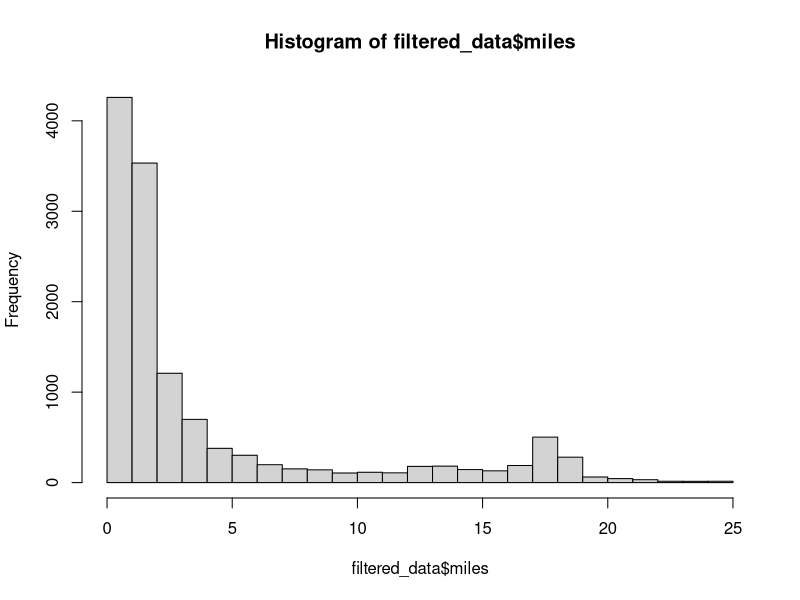
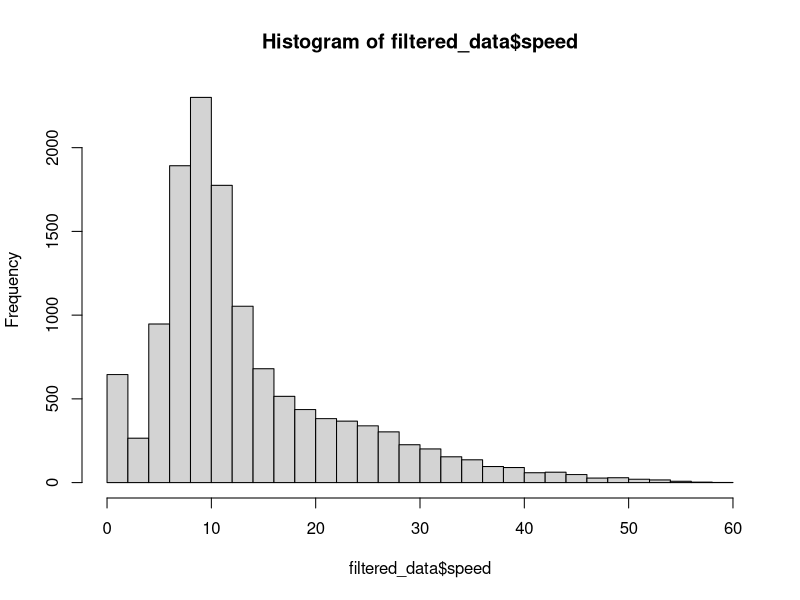
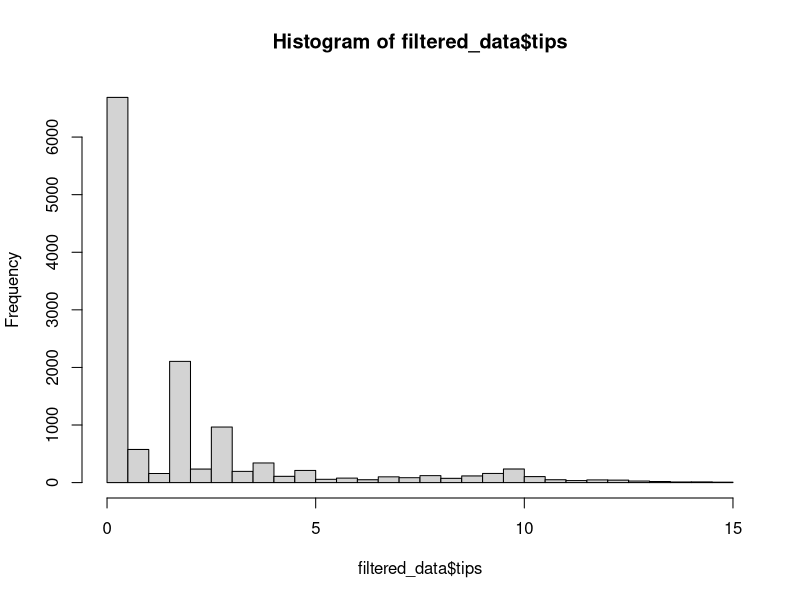
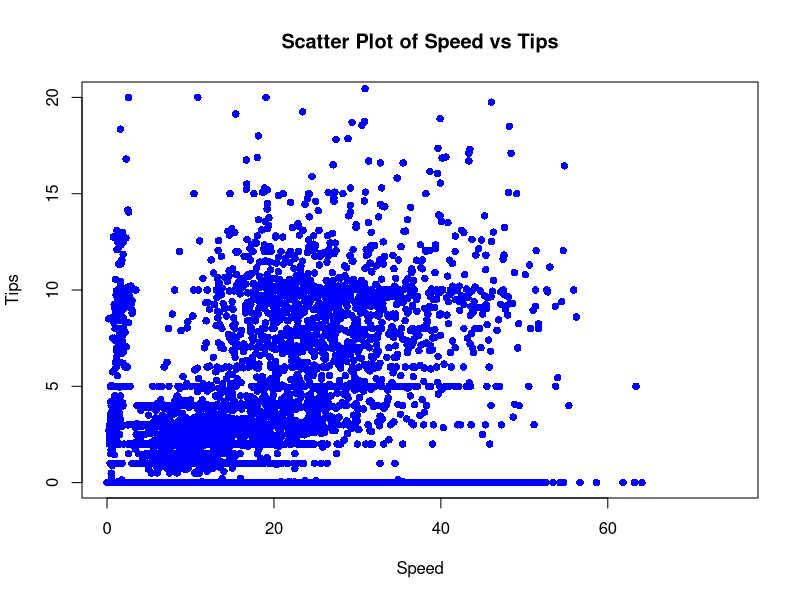
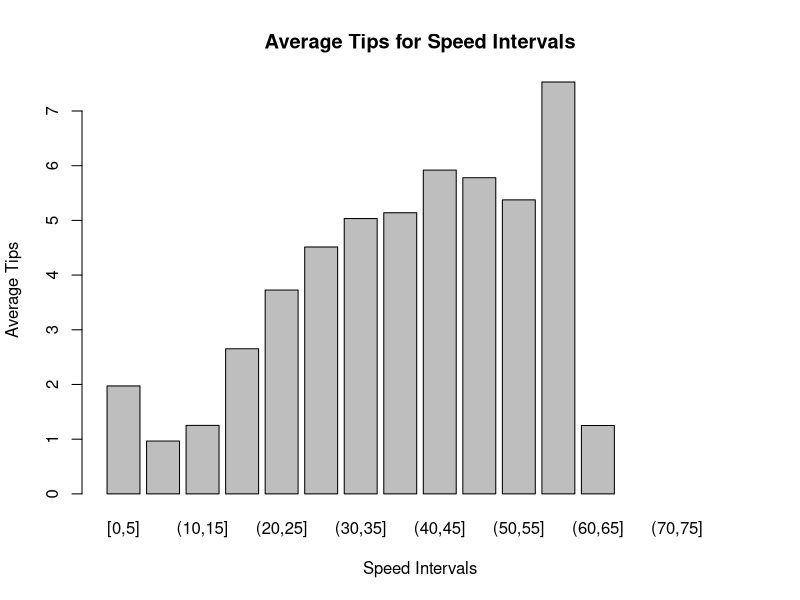
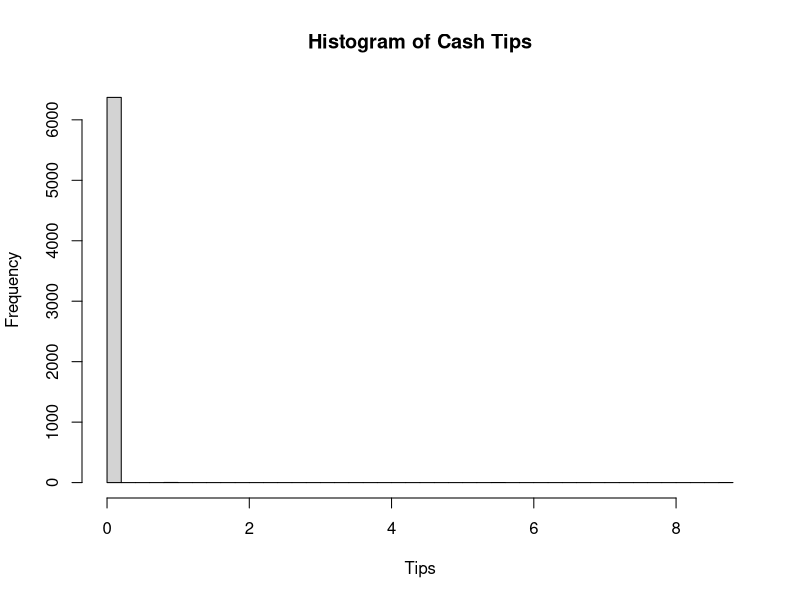
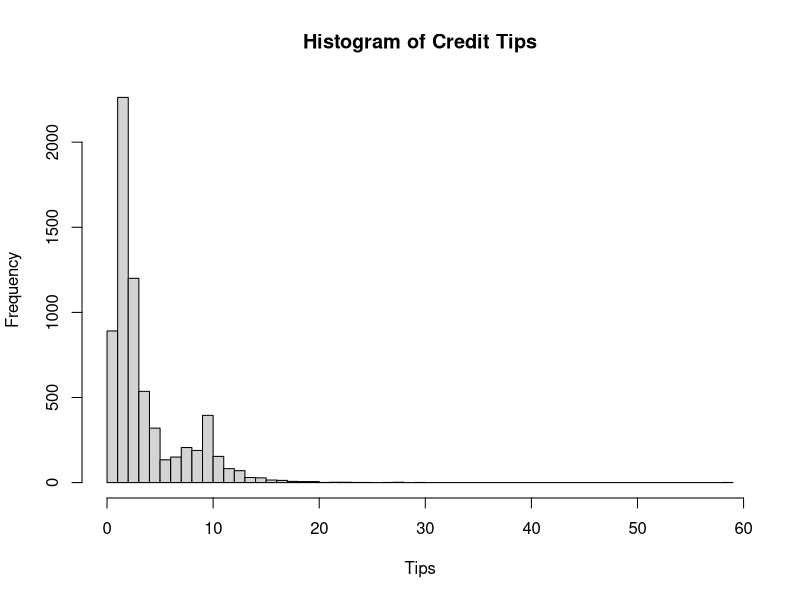
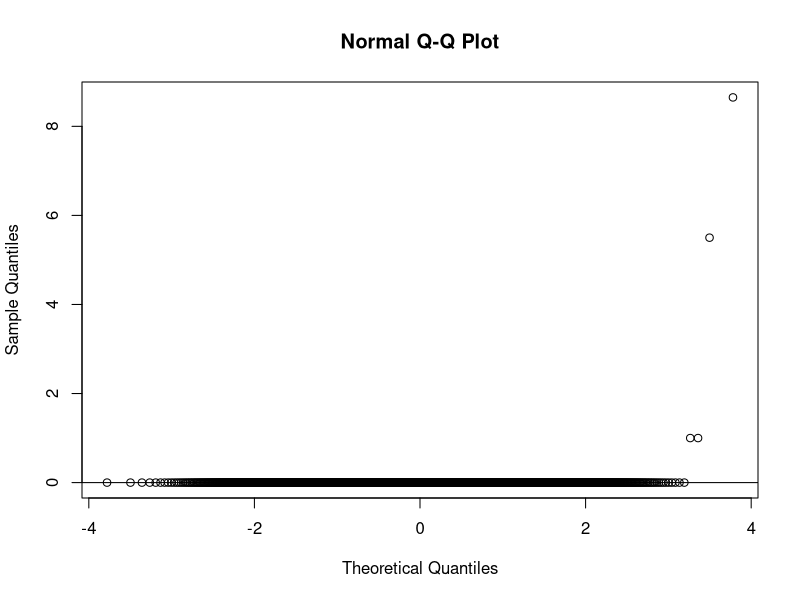

Here is the R script that generated these plots, in order: (Note: this script raises an error after producing the figures.)
# BASIC DATA UNDERSTANDING

install.packages("tidyverse")
library(tidyverse)
inputData <- read.csv("chicago_taxi.csv")
mean(inputData$tips)
median(inputData$tips)
summary(inputData$tips)
summary(inputData$tips)
var(inputData$tips)
var(inputData$seconds)
var(inputData$miles)
var(inputData$total)
var(inputData$speed)
install.packages("dplyr")
library(magrittr)
library(dplyr)

inputData %>%
  group_by(payment_type) %>%
  summarise(freq = n()) %>%
  arrange(freq)

# LINEAR REGRESSION

cat("FITTING LINEAR REGRESSION")

install.packages("e1071")

data <- read.csv("chicago_taxi.csv")
credit_data <- data[data$payment_type == "Credit", ]
variables_to_normalize <- credit_data[, c("seconds", "miles", "speed", "total", "tips")]

# Normalize the variables
normalized_credit_data <- as.data.frame(scale(variables_to_normalize))

linear_model <- lm(tips ~ seconds + miles + speed + total, data=normalized_credit_data)
summary(linear_model)
summary(data) # For median and mean

# Now without the total
linear_model <- lm(tips ~ seconds + miles + speed, data=normalized_credit_data)
summary(linear_model)

# Filter out non-numeric columns
numeric_data <- data[, sapply(data, is.numeric)]

# Calculate variance for numeric columns
sapply(numeric_data, var)
# Calculate variance for numeric columns while ignoring NA values
sapply(numeric_data, function(x) var(x, na.rm = TRUE))

library(e1071)
sapply(numeric_data, skewness) # For skewness
aggregate(tips ~ daytype, data=data, mean)

# BASIC CORRELATION MATRIX

cat("BASIC CORRELATION MATRIX")

cor_matrix <- cor(data[c("seconds", "miles", "speed", "tips")])

print(cor_matrix)

# We observe high correlation between Speed and Miles, we will attempt to omit miles in our LR model

# REDUCED LINEAR REGRESSION MODEL

cat("REDUCED LINEAR REGRESSION MODEL")

reduced_linear_model <- lm(tips ~ seconds + miles + speed, data=data)
summary(reduced_linear_model)
summary(data) # For median and mean

# VISUALIZING DATA

cat("GENERATING DATA VISUALIZATIONS")

# Visualizing miles variable
filtered_data <- data[data$miles < 25, ]
hist(filtered_data$miles, breaks=25)

# Visualizing speed variable
filtered_data <- data[data$speed < 60, ]
hist(filtered_data$speed, breaks=25)

# Visualizing tips variable
filtered_data <- data[data$tips < 15, ]
hist(filtered_data$tips, breaks=25)

plot(data$speed, data$tips, main = "Scatter Plot of Speed vs Tips", 
     xlab = "Speed", ylab = "Tips", pch = 16, col = "blue",
     xlim = c(0, 75), ylim = c(0, 20))

# MONTE CARLO DISTRIBUTION

# # Calculate mean and standard deviation for each variable
# # Parameters for Monte Carlo Simulation
# mean_of_speed <- mean(data$speed)
# sd_of_speed <- sd(data$speed)
# 
# mean_of_miles <- mean(data$miles)
# sd_of_miles <- sd(data$miles)
# 
# mean_of_seconds <- mean(data$seconds)
# sd_of_seconds <- sd(data$seconds)
# 
# mean_of_tips <- mean(data$tips)
# sd_of_tips <- sd(data$tips)
# 
# # Set the seed for reproducibility
# set.seed(123)
# 
# # Number of samples
# n_samples <- 10000
# 
# # Generate samples for each variable
# speed_samples <- abs(rnorm(n_samples, mean = mean_of_speed, sd = sd_of_speed))
# miles_samples <- abs(rnorm(n_samples, mean = mean_of_miles, sd = sd_of_miles))
# seconds_samples <- abs(rnorm(n_samples, mean = mean_of_seconds, sd = sd_of_seconds))
# tips_samples <- abs(rnorm(n_samples, mean = mean_of_tips, sd = sd_of_tips))
# 
# # Combine the samples into a data frame
# monte_carlo_data <- data.frame(speed = speed_samples,
#                                miles = miles_samples,
#                                seconds = seconds_samples,
#                                tips = tips_samples)
# 
# # View the first few rows of the generated data
# monte_carlo_data
# 
# # Linear Regresion using the Monte Carlo Data
# mc_linear_model <- lm(tips ~ seconds + miles + speed, data=monte_carlo_data)
# summary(mc_linear_model)

# START ANALYSIS ON CASH VS CREDIT

cat("CASH VS CREDIT ANALYSIS")

# Read Excel file
inputData <- data
# Explore the data
glimpse(inputData)
if (!requireNamespace("tidyverse", quietly = TRUE)) {
  install.packages("tidyverse")
}

# Load necessary libraries
library(tidyverse)
library(dplyr)

# Analyze tips based on payment_type
summary_stats <- inputData %>%
  group_by(payment_type) %>%
  summarize(
    mean_tip = mean(tips),
    median_tip = median(tips),
    max_tip = max(tips),
    min_tip = min(tips)
  )

# Display the summary statistics
print(summary_stats)

# CONSULTATION

cat("SPEED TO TIPS ANALYSIS")

# Which speeds result in the highest tips?

# Create speed intervals, e.g., 0-10, 10-20, ..., 70-80
speed_intervals <- seq(0, 80, by = 5)
# Use tapply to calculate average tip for each speed interval
average_tips <- tapply(data$tips, cut(data$speed, breaks = speed_intervals, include.lowest = TRUE), mean)
# Create a bar plot
barplot(average_tips, names.arg = levels(cut(data$speed, breaks = speed_intervals, include.lowest = TRUE)),
        main = "Average Tips for Speed Intervals", xlab = "Speed Intervals", ylab = "Average Tips")

# TESTING CONFIDENCE INTERVAL BETWEEN CASH AND CREDIT

cat("CASH VS CREDIT HYPOTHESIS TESTING")

cash_tips <- data$tips[data$payment_type == "Cash"]
credit_tips <- data$tips[data$payment_type == "Credit"]

hist(cash_tips, main="Histogram of Cash Tips", xlab="Tips", breaks=50)
hist(credit_tips, main="Histogram of Credit Tips", xlab="Tips", breaks=50)

qqnorm(cash_tips); qqline(cash_tips)
qqnorm(credit_tips); qqline(credit_tips)

t_test_result <- t.test(cash_tips, credit_tips, var.equal = FALSE)

t_test_result$p.value

cat("Null Hypothesis: Cash and Credit tips are the same.")
cat("Alt. Hypothesis: Cash and Credit tips are different")

confidence_level = 0.01

if (t_test_result$p.value < confidence_level/2) {
  cat("Reject the null hypothesis: There is significant evidence of a difference.\n")
} else {
  cat("Fail to reject the null hypothesis: There is not enough evidence of a difference.\n")
}

# TESTING CONFIDENCE INTERVAL BETWEEN WEEKDAY AND WEEKEND

cat("WEEKEND VS WEEKDAY HYPOTHESIS TESTING")

weekend_tips <- credit_data$tips[credit_data$daytype == "weekday"]
weekday_tips <- credit_data$tips[credit_data$daytype == "weekend"]

hist(weekend_tips, main="Histogram of Weekend Tips", xlab="Tips", breaks=50)
hist(weekday_tips, main="Histogram of Weekday Tips", xlab="Tips", breaks=50)

qqnorm(weekend_tips); qqline(weekend_tips)
qqnorm(weekday_tips); qqline(weekday_tips)

t_test_result <- t.test(weekend_tips, weekday_tips, var.equal = FALSE)

cat("P-Value = ", t_test_result$p.value)

cat("Null Hypothesis: Weekend and Weekday tips are the same.")
cat("Alt. Hypothesis: Weekend and Weekday tips are different")

confidence_level = 0.01

if (t_test_result$p.value < confidence_level/2) {
  cat("Reject the null hypothesis: There is significant evidence of a difference.\n")
} else {
  cat("Fail to reject the null hypothesis: There is not enough evidence of a difference.\n")
}
summary(weekend_tips)
summary(weekday_tips)

# ANOVA FOR CASH VS CREDIT

cat("CASH VS CREDIT ANOVA")

model <- aov(tips ~ payment_type, data = data)
summary(model)

# FINDING THE MOST COMMON TIP % OF THE FARE

cat("TIP % ANALYSIS")

credit_data$fare <- credit_data$total - credit_data$tips
credit_data$percent <- credit_data$tips / credit_data$fare
credit_data$percent <- credit_data$percent * 100

filtered_credit_data <- credit_data[credit_data$percent < 100, ]

# Create a histogram with automatically determined breaks
hist(filtered_credit_data$percent, breaks = seq(0, 100, by = 5), main = "Histogram of filtered_credit_data$percent", xlab = "Percentage", ylab = "Frequency")

# MONTE CARLO

cat("MONTE CARLO SIMULATION")

# Build the parametric function from independent variables to tips
mc_linear_model <- lm(tips ~ speed + seconds + miles, data=credit_data)

# Generate random input data
num_credit_data <- credit_data[, c('speed', 'seconds')]
means <- colMeans(num_credit_data, na.rm=TRUE)
stdevs <- apply(num_credit_data, 2, sd, na.rm=TRUE)

num_simulations <- 1000
r_inputs <- matrix(
  abs(rnorm(length(means)*num_simulations, mean = rep(means, each = num_simulations), sd = rep(stdevs, each = num_simulations))), ncol=length(means)
)

r_inputs_df <- as.data.frame(r_inputs)
colnames(r_inputs_df) <- colnames(num_credit_data)
r_inputs_df$miles <- (r_inputs_df$seconds * r_inputs_df$speed) / 3600

mc_predictions <- predict(mc_linear_model, newdata = r_inputs_df)

hist(mc_predictions)

credit_data_hist <- credit_data[credit_data$tips < 20, ]

monte_carlo_tips <- mc_predictions
hist(monte_carlo_tips, xlim=c(0,20), breaks = c(0, 2, 4, 6, 8, 10, 12, 14, 16, 18, 20))
hist(credit_data_hist$tips, xlim=c(0,20), breaks = c(0, 2, 4, 6, 8, 10, 12, 14, 16, 18, 20))

# BAYES THEOREM

cat("BAYES THEOREM ANALYSIS")

library(dplyr)
chicago_taxi$total <- round(chicago_taxi$total, 0)
chicago_taxi$tips <- round(chicago_taxi$tips, 0)
tips_threshold <- 5
prior_total_high <- sum(chicago_taxi$total > 50) / nrow(chicago_taxi)
prior_total_low <- 1 - prior_total_high
prior_tips_low <- sum(chicago_taxi$tips <= tips_threshold) / nrow(chicago_taxi)
prior_tips_high <- 1 - prior_tips_low
print(prior_total_high)
likelihood_tips_high_given_total_high <- sum(chicago_taxi$tips > tips_threshold & chicago_taxi$total > 50) / sum(chicago_taxi$total > 50)
print(likelihood_tips_high_given_total_high)
likelihood_tips_high_given_total_low <- sum(chicago_taxi$tips > tips_threshold & chicago_taxi$total <= 50) / sum(chicago_taxi$total <= 50)
print(likelihood_tips_high_given_total_low)
posterior_tips_high_given_total <- (likelihood_tips_high_given_total_high * prior_tips_high) / denominator
cat("Posterior Probability of Higher Tips given Total > 50:", posterior_tips_high_given_total, "\n")
